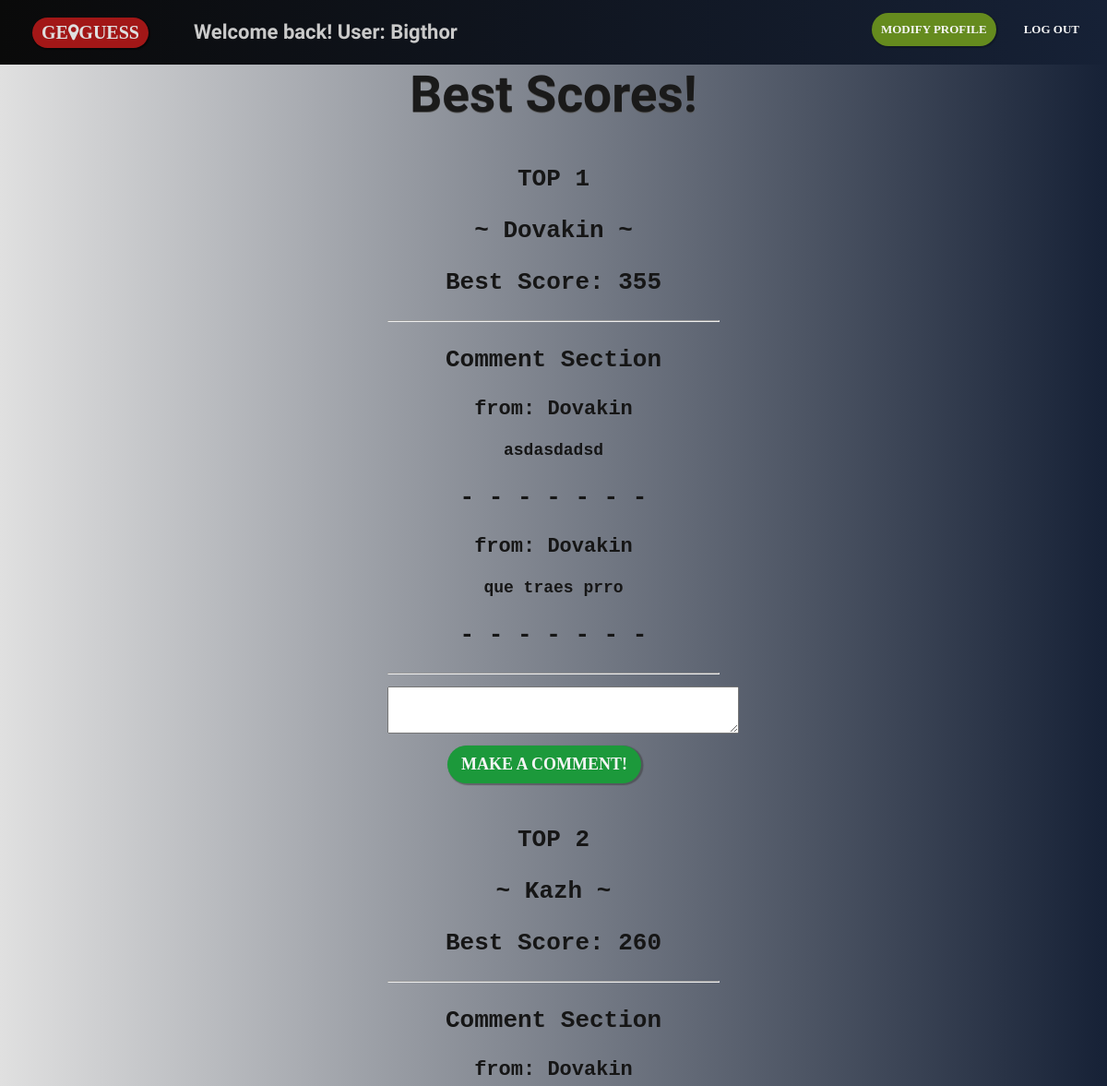
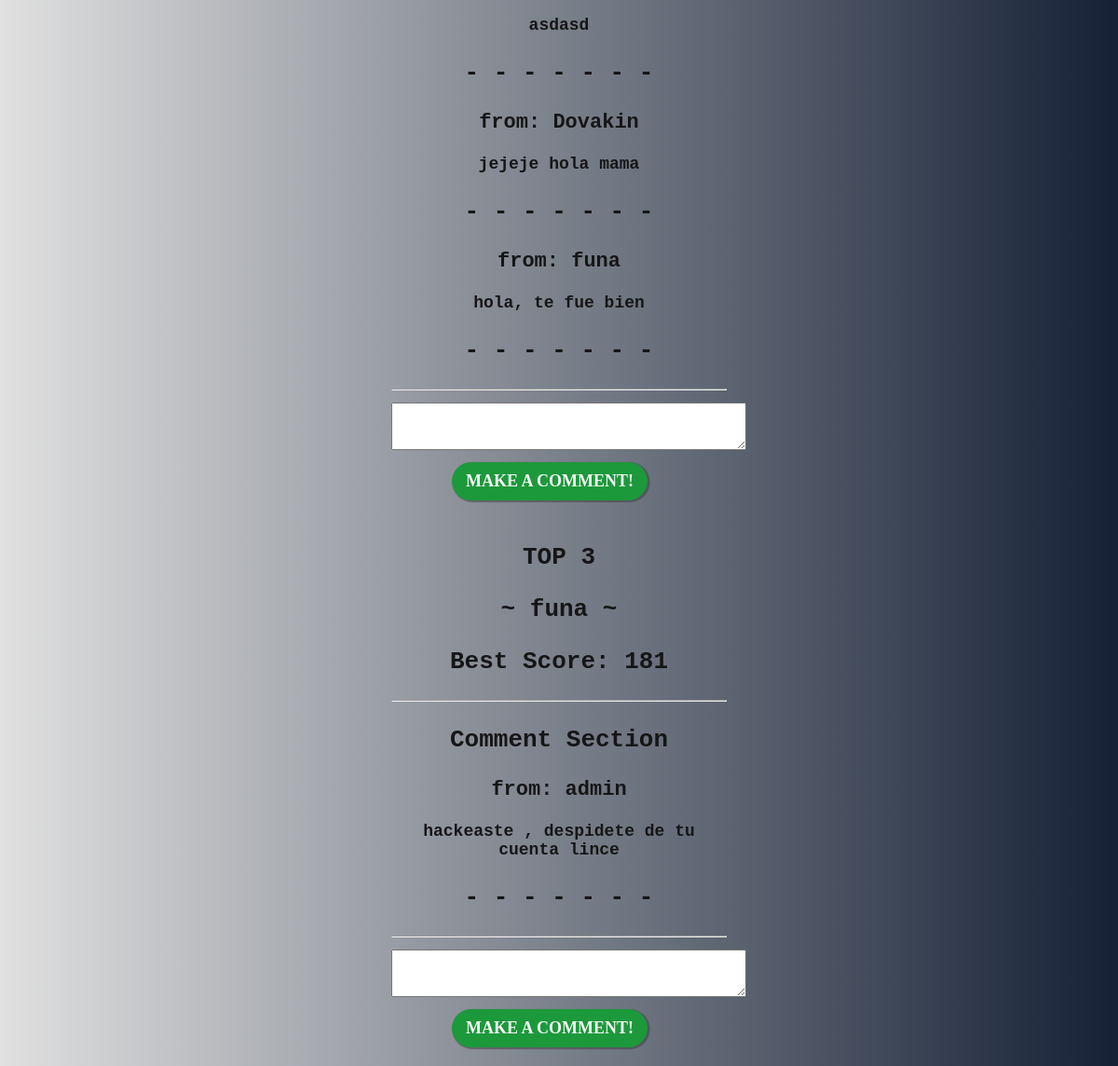
The page /BestScores.php (signed in) on the database its author committed (2 pictures, top to bottom).
### tables this page shows
CREATE TABLE IF NOT EXISTS `usuarios` (
  `idUsuario` int(11) NOT NULL AUTO_INCREMENT,
  `Nombre` varchar(20) NOT NULL,
  `Alias` varchar(200) NOT NULL,
  `Pwd` varchar(30) NOT NULL,
  `Rol` varchar(20) NOT NULL,
  `Score` int(11) NOT NULL,
  PRIMARY KEY (`idUsuario`),
  UNIQUE KEY `Nombre` (`Nombre`)
);

CREATE TABLE IF NOT EXISTS `comentarios` (
  `idRecibidor` int(11) NOT NULL,
  `Texto` varchar(200) NOT NULL,
  `Enviador` varchar(200) NOT NULL
);

### BestScores.php (the view, shortened to what this page needs)
<?php
    $conn=conectarBD();
    if(isset ($_SESSION['idU']))
    {
        $qry="select Alias, Rol from usuarios where IdUsuario=" . $_SESSION['idU'];
        $rs=mysql_query($qry) or die ("No fue posible recuperar el Alias autenticado");
        $usuario = mysql_fetch_object($rs);
    }
    $first = array( "id" => 0,
                    "score" => 0,
                    "alias" => "");
    $second = array( "id" => 0,
                    "score" => 0,
                    "alias" => "");
    $third = array( "id" => 0,
                    "score" => 0,
                    "alias" => "");
    $qry = "select idUsuario, Score, Alias from usuarios";
    $rs = mysql_query($qry, $conn)
        or die ("No fue posible recuperar la informacion de los usuarios.". mysql_error());
    while($datos = mysql_fetch_object($rs))
    {
        if($datos->Score > $first['score'])
        {
            if($first['score']>0)
            {
                $third['id'] = $second['id'];
                $third['alias'] = $second['alias'];
                $third['score'] = $second['score'];
                $second['id'] = $first['id'];
                $second['alias'] = $first['alias'];
                $second['score'] = $first['score'];
            }
            $first['id'] = $datos->idUsuario;
            $first['alias'] = $datos->Alias;
            $first['score'] = $datos->Score;
        }
        else
        {
            if($datos->Score > $second['score'])
            {
                if($second['score']>0)
                {
                    $third['id'] = $second['id'];
                    $third['alias'] = $second['alias'];
                    $third['score'] = $second['score'];
                }
                $second['id'] = $datos->idUsuario;
                $second['alias'] = $datos->Alias;
                $second['score'] = $datos->Score;
            }
            else
            {
                if($datos->Score > $third['score'])
                {
                    $third['id'] = $datos->idUsuario;
                    $third['alias'] = $datos->Alias;
                    $third['score'] = $datos->Score;
                }
            }
        }
    }
?>
<!DOCTYPE html>
<html lang="en">
<head>
    <link rel="stylesheet" href="StylesSigninpage.css">
    <link rel="stylesheet" href="https://cdnjs.cloudflare.com/ajax/libs/font-awesome/4.7.0/css/font-awesome.min.css">
        </head>
        <body>
        <form action="BestScores.php" method="get">
            <div id="headder">
            <a id="logo-main" href="Mainpage.php">ge<i class="fa fa-map-marker"></i>guess </a>
            <?php
                if($usuario->Rol=="General") {
                    echo "<p> Welcome back! User: " . $usuario->Alias . " </p>";
                    echo '<a class="hdrOpt" id="login" href="logout.php">log out</a>';
                    echo '<a class="hdrOpt" id="signup" href="modify.php?idU='.$_SESSION['idU'].'">modify profile</a>';
                }
                else{
                    echo "<p> Welcome back! Admin: " . $usuario->Alias . " </p>";
                    echo '<a class="hdrOpt" id="login" href="logout.php">log out</a>';
                    echo '<a class="hdrOpt" id="signup" href="modifyall.php">modify all profiles</a>';
                }
            ?>
            </div>
            <div id="containerAll">
                <div id="containerLayoutAll">
                    <h2 id="textHeader">Best Scores!</h2>
                    <div id="FormBox">
                        <?php
                        if($first['score'] > 0 )
                        {
                            echo "<p> TOP 1 </p>";
                            echo "<p>~ <b>".$first['alias']."</b> ~</p>";
                            echo "<p> Best Score: <b>".$first['score']."</b></p>";
                            echo "<hr/>";
                            echo "<p> <b>Comment Section</b> </p>";
                            $qry = "select Texto, Enviador from comentarios where idRecibidor = ".$first['id']."";
                            $rs = mysql_query($qry, $conn)
                                or die ("No fue posible recuperar la informacion de los usuarios.". mysql_error());
                            while($coment = mysql_fetch_object($rs))
                            {
                                echo "<p style='font-size:22px;'>from: <b>".$coment->Enviador."</b></p>";
                                echo "<p style='font-size:18px;'> ".$coment->Texto." </p>";
                                echo "<p>- - - - - - - </p>";
                            }
                            echo "<hr/>";
                            echo '<textarea name = "TextFirst" rows = "3"cols = "45"></textarea>';
                            echo '<input id="Aceptbut" type="submit" value="make a comment!">';
                            echo "<br/>";
                            if($second['score'] > 0 )
                            {
                                echo "<p> TOP 2 </p>";
                                echo "<p>~ <b>".$second['alias']."</b> ~</p>";
                                echo "<p> Best Score: <b>".$second['score']."</b></p>";
                                echo "<hr/>";
                                echo "<p> <b>Comment Section</b> </p>";
                                $qry = "select Texto, Enviador from comentarios where idRecibidor = ".$second['id']."";
                                $rs = mysql_query($qry, $conn)
                                    or die ("No fue posible recuperar la informacion de los usuarios.". mysql_error());
                                while($coment = mysql_fetch_object($rs))
                                {
                                    echo "<p style='font-size:22px;'>from: <b>".$coment->Enviador."</b></p>";
                                    echo "<p style='font-size:18px;'> ".$coment->Texto." </p> ";
                                    echo "<p>- - - - - - - </p>";
                                }
                                echo "<hr/>";
                                echo '<textarea name = "TextSecond" rows = "3"cols = "45"></textarea>';
                                echo '<input id="Aceptbut" type="submit" value="make a comment!">';
                                echo "<br/>";
                                if($third['score'] > 0 )
                                {
                                    echo "<p> TOP 3 </p>";
                                    echo "<p>~ <b>".$third['alias']."</b> ~</p>";
                                    echo "<p> Best Score: <b>".$third['score']."</b></p>";
                                    echo "<hr/>";
                                    echo "<p> <b>Comment Section</b> </p>";
                                    $qry = "select Texto, Enviador from comentarios where idRecibidor = ".$third['id']."";
                                    $rs = mysql_query($qry, $conn)
                                        or die ("No fue posible recuperar la informacion de los usuarios.". mysql_error());
                                    while($coment = mysql_fetch_object($rs))
                                    {
                                        echo "<p style='font-size:22px;'>from: <b>".$coment->Enviador."</b></p>";
                                        echo "<p style='font-size:18px;'> ".$coment->Texto." </p>";
                                        echo "<p>- - - - - - - </p>";
                                    }
                                    echo "<hr/>";
                                    echo '<textarea name = "TextThird" rows = "3"cols = "45"></textarea>';
                                    echo '<input id="Aceptbut" type="submit" value="make a comment!">';
                                    echo "<br/>";
                                }
                            }
                        }
                        ?>
                    </div>
                </div>
            </div>
        </form>
        </body>
</html>

### StylesSigninpage.css (style rules this page uses)
body { margin: 0px; padding: 0px; }
#headder { width: 100%; height: 70px; overflow: hidden; background: linear-gradient(to right,rgb(10, 10, 10), rgb(22, 33, 54)); position: fixed; top: 0px; z-index: 1; }
#headder p { font-size: 22px; font-family: Sofia; color: rgb(202, 202, 202); font-weight: bold; display: inline-block; padding-left: 30px; }
#logo-main { margin: 15px; margin-top: 17px; margin-left: 35px; text-decoration: none; display: inline-block; font-family: Verdana; text-transform: uppercase; font-weight: bold; padding: 5px; padding-left: 10px; padding-right: 10px; background-color: rgba(170, 24, 24, 0.95); box-shadow: 1px 1px 1px 1px rgba(0, 0, 0, 0.466); color: rgb(223, 223, 223); font-size: 20px; border-radius: 80px; transition: all 0.4s; }
.hdrOpt { float: right; margin: 20px; margin-left: 0px; margin-top: 14px; font-size: 13px; font-family: Verdana; text-transform: uppercase; font-weight: bold; text-decoration: none; color: whitesmoke; padding: 10px; border-radius: 40px; transition: all 0.4s; }
#signup { background-color: rgb(101, 139, 30); box-shadow: 1px 1px 1px 1px rgba(0, 0, 0, 0.205); }
#FormBox { margin: 0 auto; font-size: 26px; font-family: Courier New, Courier, monospace; font-weight: bold; color: rgb(22, 22, 22); }
#textHeader { font-family: 'Sofia'; font-size: 55px; font-weight: bold; color: rgb(26, 26, 26); text-shadow:0px 1px #5a5a5a; cursor: pointer; transition: all 0.4s; }
#Aceptbut { margin: 20px; margin-left: 0px; margin-top: 5px; border: 0px; font-size: 18px; font-family: Verdana; text-transform: uppercase; font-weight: bold; text-decoration: none; color: whitesmoke; background: #1c993b; box-shadow: 1.5px 1px 1px 1px #3636367a; padding: 10px; padding-left: 15px; padding-right: 15px; border-radius: 40px; transition: all 0.4s; cursor: pointer; }

### BestScores.php (style rules this page uses)
#containerAll { width: 100%; height: auto; position: relative; top: 24px; background: linear-gradient(to right,rgb(224, 224, 224), rgb(22, 33, 54)); }
#containerLayoutAll { width: 30%; height: auto; text-align: center; margin: 0 auto; position: relative; top: 0px; }

### rows shown on the page
usuarios: Alias "Bigthor"
usuarios: Alias "Dovakin", Score "355"
comentarios: Enviador "Dovakin", Texto "asdasdadsd"
comentarios: Enviador "Dovakin", Texto "que traes prro"
usuarios: Alias "Kazh", Score "260"
comentarios: Enviador "Dovakin", Texto "asdasd"
comentarios: Enviador "Dovakin", Texto "jejeje hola mama"
comentarios: Enviador "funa", Texto "hola, te fue bien"
usuarios: Alias "funa", Score "181"
comentarios: Enviador "admin", Texto "hackeaste , despidete de tu cuenta lince"
